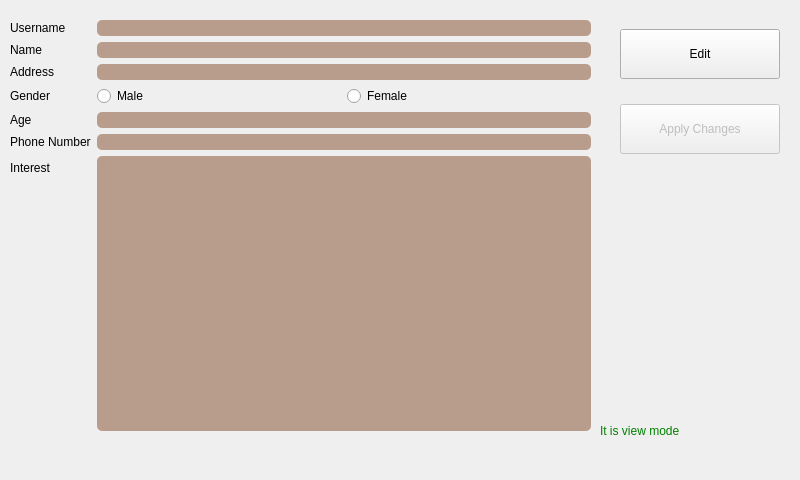
      <widget class="QWidget" name="user_profile_tab">
       <attribute name="title">
        <string>User Profile</string>
       </attribute>
       <widget class="QFrame" name="frame_user_profile">
        <property name="geometry">
         <rect>
          <x>10</x>
          <y>20</y>
          <width>591</width>
          <height>451</height>
         </rect>
        </property>
        <property name="autoFillBackground">
         <bool>false</bool>
        </property>
        <property name="styleSheet">
         <string notr="true">QFrame:disabled {
    background-color: transparent;
    filter: blur(15px); /* Adjust the blur amount */
}

QFrame:enabled{
    background-color: transparent;
}
QLineEdit {
	background-color: rgb(184, 156, 140);
	color:rgb(74, 59, 49);
	border-radius: 5px;
	font: 75 16pt &quot;Arial Black&quot;;
}
QTextEdit {
	background-color:  rgb(184, 156, 140);
	color:rgb(74, 59, 49);
	border-radius: 5px;
	font: 75 15pt &quot;Arial Black&quot;;
}
</string>
        </property>
        <property name="frameShape">
         <enum>QFrame::StyledPanel</enum>
        </property>
        <property name="frameShadow">
         <enum>QFrame::Raised</enum>
        </property>
        <widget class="QWidget" name="formLayoutWidget_3">
         <property name="geometry">
          <rect>
           <x>-10</x>
           <y>-10</y>
           <width>591</width>
           <height>431</height>
          </rect>
         </property>
         <property name="styleSheet">
          <string/>
         </property>
         <layout class="QFormLayout" name="Form_profile_user">
          <property name="leftMargin">
           <number>10</number>
          </property>
          <property name="topMargin">
           <number>10</number>
          </property>
          <property name="bottomMargin">
           <number>10</number>
          </property>
          <item row="0" column="0">
           <widget class="QLabel" name="Label_username_profile_user">
            <property name="sizePolicy">
             <sizepolicy hsizetype="Expanding" vsizetype="Expanding">
              <horstretch>0</horstretch>
              <verstretch>0</verstretch>
             </sizepolicy>
            </property>
            <property name="styleSheet">
             <string notr="true"/>
            </property>
            <property name="text">
             <string>Username</string>
            </property>
           </widget>
          </item>
          <item row="0" column="1">
           <widget class="QLineEdit" name="Line_username_profile_user">
            <property name="styleSheet">
             <string notr="true"/>
            </property>
           </widget>
          </item>
          <item row="1" column="0">
           <widget class="QLabel" name="Label_name_profile_user">
            <property name="sizePolicy">
             <sizepolicy hsizetype="Expanding" vsizetype="Expanding">
              <horstretch>0</horstretch>
              <verstretch>0</verstretch>
             </sizepolicy>
            </property>
            <property name="styleSheet">
             <string notr="true"/>
            </property>
            <property name="text">
             <string>Name</string>
            </property>
           </widget>
          </item>
          <item row="1" column="1">
           <widget class="QLineEdit" name="Line_name_profile_user">
            <property name="styleSheet">
             <string notr="true"/>
            </property>
           </widget>
          </item>
          <item row="2" column="0">
           <widget class="QLabel" name="Label_address_profile_user">
            <property name="sizePolicy">
             <sizepolicy hsizetype="Expanding" vsizetype="Expanding">
              <horstretch>0</horstretch>
              <verstretch>0</verstretch>
             </sizepolicy>
            </property>
            <property name="styleSheet">
             <string notr="true"/>
            </property>
            <property name="text">
             <string>Address</string>
            </property>
           </widget>
          </item>
          <item row="2" column="1">
           <widget class="QLineEdit" name="Line_address_profile_user">
            <property name="styleSheet">
             <string notr="true"/>
            </property>
           </widget>
          </item>
          <item row="3" column="0">
           <widget class="QLabel" name="Label_gender_profile_user">
            <property name="sizePolicy">
             <sizepolicy hsizetype="Expanding" vsizetype="Expanding">
              <horstretch>0</horstretch>
              <verstretch>0</verstretch>
             </sizepolicy>
            </property>
            <property name="styleSheet">
             <string notr="true"/>
            </property>
            <property name="text">
             <string>Gender</string>
            </property>
           </widget>
          </item>
          <item row="3" column="1">
           <layout class="QHBoxLayout" name="Form_gender_profile_user">
            <item>
             <widget class="QRadioButton" name="Cbox_male_profile_user">
              <property name="styleSheet">
               <string notr="true"/>
              </property>
              <property name="text">
               <string>Male</string>
              </property>
             </widget>
            </item>
            <item>
             <widget class="QRadioButton" name="Cbox_female_profile_user">
              <property name="styleSheet">
               <string notr="true"/>
              </property>
              <property name="text">
               <string>Female</string>
              </property>
             </widget>
            </item>
           </layout>
          </item>
          <item row="4" column="0">
           <widget class="QLabel" name="Label_age_profile_user">
            <property name="sizePolicy">
             <sizepolicy hsizetype="Expanding" vsizetype="Expanding">
              <horstretch>0</horstretch>
              <verstretch>0</verstretch>
             </sizepolicy>
            </property>
            <property name="styleSheet">
             <string notr="true"/>
            </property>
            <property name="text">
             <string>Age</string>
            </property>
           </widget>
          </item>
          <item row="4" column="1">
           <widget class="QLineEdit" name="Line_age_profile_user">
            <property name="styleSheet">
             <string notr="true"/>
            </property>
           </widget>
          </item>
          <item row="5" column="0">
           <widget class="QLabel" name="Label_phone_number_profile_user">
            <property name="sizePolicy">
             <sizepolicy hsizetype="Expanding" vsizetype="Expanding">
              <horstretch>0</horstretch>
              <verstretch>0</verstretch>
             </sizepolicy>
            </property>
            <property name="styleSheet">
             <string notr="true"/>
            </property>
            <property name="text">
             <string>Phone Number</string>
            </property>
           </widget>
          </item>
          <item row="5" column="1">
           <widget class="QLineEdit" name="Line_phone_number_profile_user">
            <property name="styleSheet">
             <string notr="true"/>
            </property>
           </widget>
          </item>
          <item row="6" column="0">
           <widget class="QLabel" name="Label_interest_profile_user">
            <property name="styleSheet">
             <string notr="true"/>
            </property>
            <property name="text">
             <string>Interest</string>
            </property>
           </widget>
          </item>
          <item row="6" column="1">
           <widget class="QTextEdit" name="Plain_Line_interest_profile_user">
            <property name="focusPolicy">
             <enum>Qt::StrongFocus</enum>
            </property>
            <property name="contextMenuPolicy">
             <enum>Qt::DefaultContextMenu</enum>
            </property>
            <property name="toolTip">
             <string>&lt;html&gt;&lt;head/&gt;&lt;body&gt;&lt;p&gt;&lt;span style=&quot; font-size:14pt;&quot;&gt;few&lt;/span&gt;&lt;/p&gt;&lt;p&gt;&lt;br/&gt;&lt;/p&gt;&lt;/body&gt;&lt;/html&gt;</string>
            </property>
            <property name="styleSheet">
             <string notr="true">QTextEdit {
	background-color:  rgb(184, 156, 140);
	color:rgb(74, 59, 49);
	border-radius: 5px;
	font: 75 15pt &quot;Arial Black&quot;;
}</string>
            </property>
            <property name="sizeAdjustPolicy">
             <enum>QAbstractScrollArea::AdjustIgnored</enum>
            </property>
           </widget>
          </item>
         </layout>
        </widget>
       </widget>
       <widget class="QWidget" name="verticalLayoutWidget_6">
        <property name="geometry">
         <rect>
          <x>620</x>
          <y>10</y>
          <width>162</width>
          <height>164</height>
         </rect>
        </property>
        <layout class="QVBoxLayout" name="verticalLayout_6">
         <item>
          <widget class="QPushButton" name="Pbutton_profile_edit_user">
           <property name="enabled">
            <bool>true</bool>
           </property>
           <property name="minimumSize">
            <size>
             <width>160</width>
             <height>50</height>
            </size>
           </property>
           <property name="maximumSize">
            <size>
             <width>160</width>
             <height>50</height>
            </size>
           </property>
           <property name="styleSheet">
            <string notr="true"/>
           </property>
           <property name="text">
            <string>Edit</string>
           </property>
          </widget>
         </item>
         <item>
          <widget class="QPushButton" name="Pbutton_apply_edit_user">
           <property name="enabled">
            <bool>false</bool>
           </property>
           <property name="minimumSize">
            <size>
             <width>160</width>
             <height>50</height>
            </size>
           </property>
           <property name="maximumSize">
            <size>
             <width>160</width>
             <height>50</height>
            </size>
           </property>
           <property name="styleSheet">
            <string notr="true"/>
           </property>
           <property name="text">
            <string>Apply Changes</string>
           </property>
          </widget>
         </item>
        </layout>
       </widget>
       <widget class="QLabel" name="Label_mode_user_profile">
        <property name="enabled">
         <bool>false</bool>
        </property>
        <property name="geometry">
         <rect>
          <x>600</x>
          <y>420</y>
          <width>191</width>
          <height>21</height>
         </rect>
        </property>
        <property name="styleSheet">
         <string notr="true">QLabel:disabled {
    color: green; /* Color when enabled */
}

QLabel:enabled {
    color: red; /* Color when disabled */
}</string>
        </property>
        <property name="text">
         <string>It is view mode</string>
        </property>
       </widget>
      </widget>
